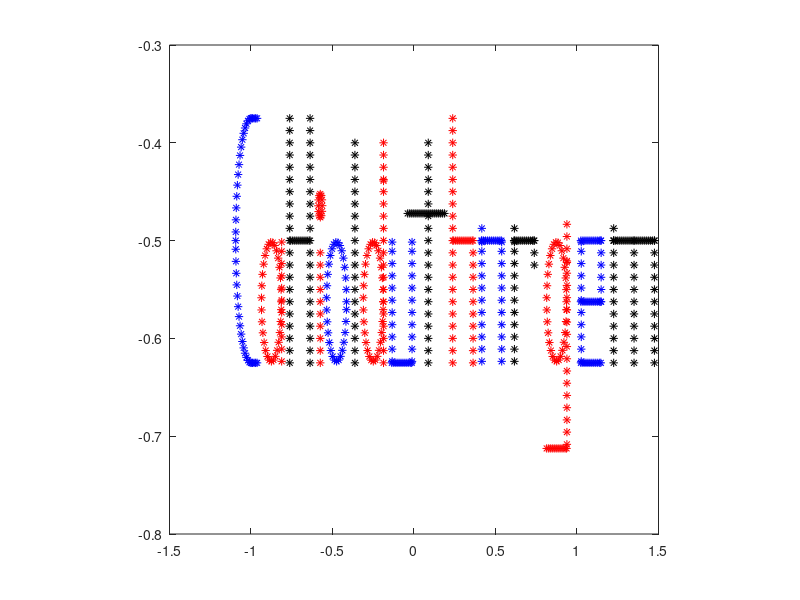

Write MATLAB code to recreate this figure.
function test_Letters()

xCenter=1;
yCenter=0.5;
len=0.25;
ds=0.0125;

[xa,ya] = give_Me_The_Letter_Please(ds,len,'a',xCenter-0.125,yCenter);
[xC,yC] = give_Me_The_Letter_Please(ds,len,'C',xCenter,yCenter);
[xH,yH] = give_Me_The_Letter_Please(ds,len,'H',xCenter-0.3,yCenter);
[xi,yi] = give_Me_The_Letter_Please(ds,len,'i',xCenter-0.425,yCenter);
[xo,yo] = give_Me_The_Letter_Please(ds,len,'o',xCenter-0.525,yCenter);
[xl,yl] = give_Me_The_Letter_Please(ds,len,'l',xCenter-0.7,yCenter);
[xd,yd] = give_Me_The_Letter_Please(ds,len,'d',xCenter-0.75,yCenter);
[xu,yu] = give_Me_The_Letter_Please(ds,len,'u',xCenter-0.925,yCenter);
[xt,yt] = give_Me_The_Letter_Please(ds,len,'t',xCenter-1.15,yCenter);
[xh,yh] = give_Me_The_Letter_Please(ds,len,'h',xCenter-1.3,yCenter);
[xn,yn] = give_Me_The_Letter_Please(ds,len,'n',xCenter-1.475,yCenter);
[xr,yr] = give_Me_The_Letter_Please(ds,len,'r',xCenter-1.675,yCenter);
[xg,yg] = give_Me_The_Letter_Please(ds,len,'g',xCenter-1.875,yCenter);
[xe,ye] = give_Me_The_Letter_Please(ds,len,'e',xCenter-2.085,yCenter);
[xm,ym] = give_Me_The_Letter_Please(ds,len,'m',xCenter-2.35,yCenter);



plot(xa,ya,'r*'); hold on;
plot(xC,yC,'b*'); hold on;
plot(xH,yH,'k*'); hold on;
plot(xi,yi,'r*'); hold on;
plot(xo,yo,'b*'); hold on;
plot(xl,yl,'k*'); hold on;
plot(xd,yd,'r*'); hold on;
plot(xu,yu,'b*'); hold on;
plot(xt,yt,'k*'); hold on;
plot(xh,yh,'r*'); hold on;
plot(xn,yn,'b*'); hold on;
plot(xr,yr,'k*'); hold on;
plot(xg,yg,'r*'); hold on;
plot(xe,ye,'b*'); hold on;
plot(xm,ym,'k*'); hold on;

axis square;

%%%%%%%%%%%%%%%%%%%%%%%%%%%%%%%%%%%%%%%%%%%%%%%%%%%%%%%%%%%%%%%%%%%%%%%%%
%
% FUNCTION: give me the letter!
%
%%%%%%%%%%%%%%%%%%%%%%%%%%%%%%%%%%%%%%%%%%%%%%%%%%%%%%%%%%%%%%%%%%%%%%%%%

function [x,y] = give_Me_The_Letter_Please(ds,len,letter,xC,yC)

if strcmp(letter,'a')
    r = len/4.1;
    dt = ds/r;
    theta = 0:dt:2*pi;
    for i=1:length(theta)
       xA(i) = r*cos(theta(i)) - xC;
       yA(i) = r*sin(theta(i)) - yC - len/4;
    end
    
    yLine = [-r:ds:r r]; yLine = yLine - yC - len/4;
    xLine = r*ones(1,length(yLine)) - (xC-ds/6);
    
    x = [xA xLine];
    y = [yA yLine];

elseif strcmp(letter,'C')
    
    r = len/2;
        dt = ds/r;
    theta = pi/2:dt:pi-0.25*dt;
    theta = [theta pi -theta];
    for i=1:length(theta)
       x(i) = 3*r/4*cos(theta(i)) - xC;
       y(i) = r*sin(theta(i)) - yC;
    end
    
    xTB = 0:3*ds/4:len/6;
    xTB = xTB - xC;
    yT = r*ones(1,length(xTB))-yC;
    yB = -r*ones(1,length(xTB))-yC;
    x = [xTB x xTB];
    y = [yT y yB];
    
elseif strcmp(letter,'d')
    
    r = len/4.1;
    dt = ds/r;
    theta = 0:dt:2*pi;
    for i=1:length(theta)
       xA(i) = r*cos(theta(i)) - xC;
       yA(i) = r*sin(theta(i)) - yC - len/4;
    end
    
    yLine = [-len/2:ds:len/2.25 r]; yLine = yLine - yC;
    xLine = r*ones(1,length(yLine)) - (xC-ds/6);
    
    x = [xA xLine];
    y = [yA yLine];
    
 elseif strcmp(letter,'e')
        
    r = len/4.1;
    yV = [-r:ds:r r]; 
    xH = yV - xC;
    yH = zeros(1,length(xH)) - yC;
    yH2 = yH - len/4;
    yH3 = yH - len/2;
    
    yV = yV - yC - len/4;
    xV = r*ones(1,length(yV));
    
    yV3 = 0:-ds:-len/4;
    yV3 = yV3 - yC;
    xV3 = r*ones(1,length(yV3));
        
    x = [-xV-(xC-ds/6) xH xV3-(xC-ds/6) xH xH];
    y = [yV yH yV3 yH2 yH3];
           
    
elseif strcmp(letter,'g')
    
    r = len/4.1;
    dt = ds/r;
    theta = 0:dt:2*pi;
    for i=1:length(theta)
       xA(i) = r*cos(theta(i)) - xC;
       yA(i) = r*sin(theta(i)) - yC - len/4;
    end
    
    yLine = [-len/2:ds:len/2.25 r]; yLine = yLine - yC - len/3;
    xLine = r*ones(1,length(yLine)) - (xC-ds/6);
    
    yV = [-r:ds:r r]; 
    xH = yV - xC;
    yH = zeros(1,length(xH)) - yC - 0.85*len;
    
    x = [xA xLine xH];
    y = [yA yLine yH];
    
elseif strcmp(letter,'h')

   yLine = -len/2:ds:0-ds/4;
   yLine = [yLine 0 -yLine];
   yLine1 = yLine - yC;
   xLine1 = 1/2*len/2*ones(1,length(yLine1));
   
   yLine2 = -len/2:ds:0-ds/4;
   yLine2 = [yLine2 0];
   yLine2 = yLine2 - yC;
   xLine2 = 1/2*len/2*ones(1,length(yLine2));
   
   xH = (-1/2*len/2+ds/2:ds:1/2*len/2-ds/4);
   xH = xH - xC;
   yH = zeros(1,length(xH)) - yC;
   
   x = [-xLine1-xC xH xLine2-xC];
   y = [yLine1 yH yLine2];    
   
elseif strcmp(letter,'H')
   yLine = -len/2:ds:0-ds/4;
   yLine = [yLine 0 -yLine];
   yLine = yLine - yC;
   xLine = 1/2*len/2*ones(1,length(yLine));
   xH = (-1/2*len/2+ds/2:ds:1/2*len/2-ds/4);
   xH = xH - xC;
   yH = zeros(1,length(xH)) - yC;
   
   x = [-xLine-xC xH xLine-xC];
   y = [yLine yH yLine];
   
elseif strcmp(letter,'i')
    
   yLine = -len/2:ds:0-ds/4;
   yLine = yLine - yC;
   xLine = zeros(1,length(yLine)) - xC; 
   
    r = len/21;
    dt = ds/(2*r);
    theta = 0:dt:2*pi;
    for i=1:length(theta)
       xDot(i) = r*cos(theta(i)) - xC;
       yDot(i) = r*sin(theta(i)) - yC + len/7;
    end
    
    x = [xLine xDot];
    y = [yLine yDot];
 
elseif strcmp(letter,'l')
    
   yLine = -len/2:ds:len/2.25;
   yLine = yLine - yC;
   xLine = 1/2*len/2*ones(1,length(yLine));

   x = -xLine-xC;
   y = yLine;

elseif strcmp(letter,'m')
        
    r = len/2;
    xH = -r:ds:r;  xH = xH - xC;
    yH = zeros(1,length(xH)) - yC;
    yV = 0:-ds:-len/2; yV = yV - yC;
    xV = -r*ones(1,length(yV)) - xC;
    xV2 = zeros(1,length(yV)) - xC;
    xV3 = r*ones(1,length(yV)) - xC;
    
    yVS = 0:ds:len/12;
    yVS = yVS - yC;
    xVS = -r*ones(1,length(yVS)) - xC;
        
    x = [xVS xH xV xV2 xV3];
    y = [yVS yH yV yV yV];
    
elseif strcmp(letter,'n')
        
    r = len/4.1;
    yV = [-r:ds:r r]; 
    xH = yV - xC;
    yH = zeros(1,length(xH)) - yC;
    
    yV = yV - yC - len/4;
    xV = r*ones(1,length(yV));
    
    yV2 = 0:ds:len/12;
    yV2 = yV2 - yC;
    xV2 = r*ones(1,length(yV2));
        
    x = [-xV-(xC-ds/6) -xV2-(xC-ds/6) xH xV-(xC-ds/6)];
    y = [yV yV2 yH yV];
    
   
elseif strcmp(letter,'o')
       
    r = len/4.1;
    dt = ds/r;
    theta = 0:dt:2*pi;
    for i=1:length(theta)
       x(i) = r*cos(theta(i)) - xC;
       y(i) = r*sin(theta(i)) - yC - len/4;
    end
    
 elseif strcmp(letter,'r')
        
    r = len/4.1;
    yV = [-r:ds:r r]; 
    xH = yV - xC;
    yH = zeros(1,length(xH)) - yC;
    
    yV = yV - yC - len/4;
    xV = r*ones(1,length(yV));
    
    yV2 = 0:ds:len/12;
    yV2 = yV2 - yC;
    xV2 = r*ones(1,length(yV2));
    
    yV3 = 0:-ds:-len/10;
    yV3 = yV3 - yC;
    xV3 = r*ones(1,length(yV3));
        
    x = [-xV-(xC-ds/6) -xV2-(xC-ds/6) xH xV3-(xC-ds/6)];
    y = [yV yV2 yH yV3];
       
    
elseif strcmp(letter,'t')
    
   yLine = -len/2:ds:len/2.25;
   yLine = yLine - yC;
   xLine = 1/2*len/2*ones(1,length(yLine));

   xH = -len/6.5:ds:len/6.5 - xC;
   yH = zeros(1,length(xH)) - yC + len/9;
   
   x = [-xLine-xC xH];
   y = [yLine yH];
   
    
elseif strcmp(letter,'u')
        
    r = len/4.1;
    yV = [-r:ds:r r]; 
    xH = yV - xC;
    yH = zeros(1,length(xH)) - yC - len/2;
    
    yV = yV - yC - len/4;
    xV = r*ones(1,length(yV));
    
    x = [-xV-(xC-ds/6) xH xV-(xC-ds/6)];
    y = [yV yH yV];
    
end
